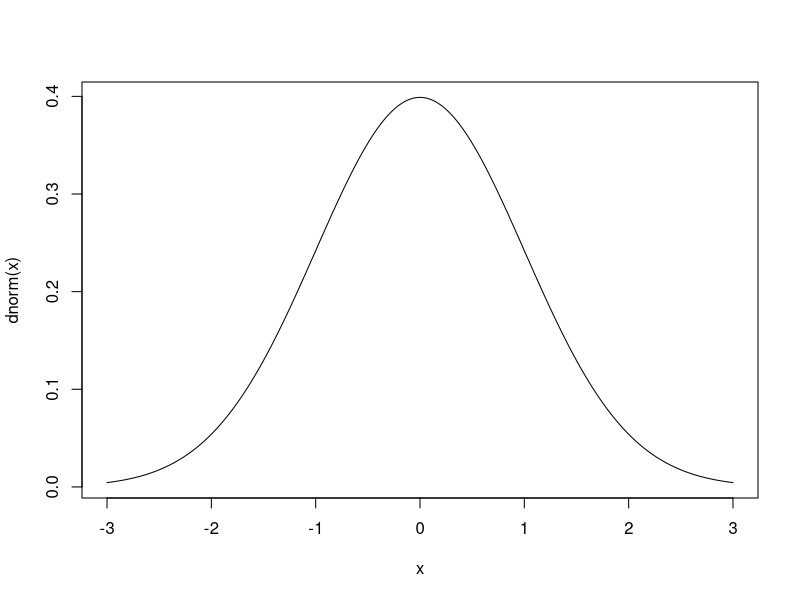

Generate this figure with R:

# intro about R -----------------------------------------------------------

## vectors

v <- c(3, 1, 4, 1, 5, 9)

sum(v) # 23
max(v) # 9
min(v) # 1
length(v) # 6

?sum
sum(c(3, 1, 4, NA), na.rm = TRUE)

## math

15 + 5
15 * 5
15/5

3 * 4 * 5
prod(c(3, 4, 5))
prod(3:5) # 3 * 4 * 5 = 60
factorial(5) # 5! = 120

m <- choose(5, 3) # choose 3 from 5 subjects = 10


# birthday problem --------------------------------------------------------

# calculate the probability of at least one birthday match in a group of 23 people

k <- 23
1 - prod((365 - k + 1):365)/365^k


# conditional probability -------------------------------------------------

# simulate n families, each with two children
n <- 10^5
child1 <- sample(c("girl", "boy"), n, replace = TRUE) 
child2 <- sample(c("girl", "boy"), n, replace = TRUE) 
?sample

# Mr. Jones has two children. The older child is a girl. What is the probability that both children are girls?
n.b <- sum(child1 == "girl")
n.b
n.ab <- sum(child1 == "girl" & child2 == "girl")
n.ab
n.ab/n.b

# Mr. Smith has two children. At least one of them is a girl. What is the probability that both children are girls?
n.b <- sum(child1 == "girl" | child2 == "girl") 
n.b
n.ab <- sum(child1 == "girl" & child2 == "girl") 
n.ab
n.ab/n.b


# discrete random variables -----------------------------------------------

## binomial distribution
?dbinom ## PMF
dbinom(x = 3, size = 5, prob = 0.2) # P(X = 3), X ~ Bin(5, 0.2)

?pbinom ## CDF
pbinom(q = 3, size = 5, prob = 0.2) # P(X <= 3), X ~ Bin(5, 0.2)

# Exercise: calculate PMF & CDF of X ~Bin(10, 0.4)

dbinom(x = 3, size = 10, prob = 0.4)
pbinom(q = 3, size = 10, prob = 0.4)


# continuous random variables ---------------------------------------------

# normal distribution
?dnorm ## PDF
dnorm(x = 1, mean = 0, sd = 1) # f(X = x), X ~ N(0, 1)

?pnorm ## CDF
pnorm(q = 1, mean = 0, sd = 1) # P(X <= 1), X ~ N(0, 1)

curve(dnorm, from=-3, to=3, n=1000) ## PDF of N(0, 1) from -3 to 3

# Exercise: 
## Calculate P(1 < X <= 10), X ~ N(3, 5)

pnorm(q = 10, mean = 3, sd = 5) - pnorm(q = 1, mean = 3, sd = 5)


